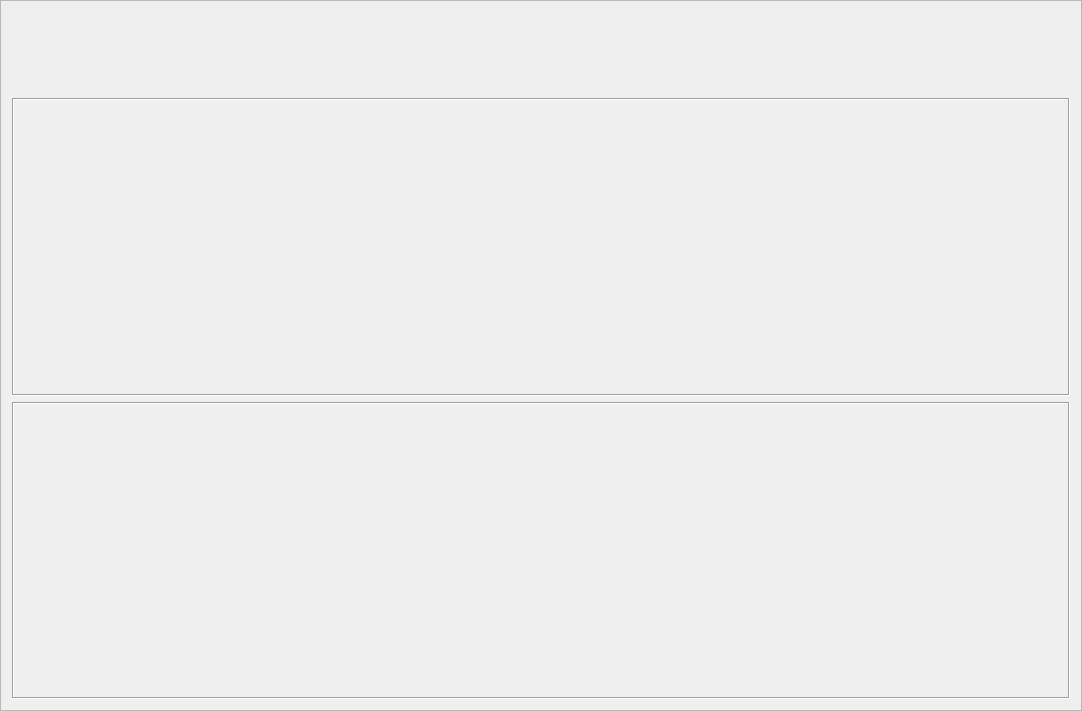
<?xml version="1.0" encoding="UTF-8"?>
<ui version="4.0">
 <class>StatisticsWindow</class>
 <widget class="QFrame" name="StatisticsWindow">
  <property name="geometry">
   <rect>
    <x>0</x>
    <y>0</y>
    <width>1082</width>
    <height>711</height>
   </rect>
  </property>
  <property name="minimumSize">
   <size>
    <width>1000</width>
    <height>350</height>
   </size>
  </property>
  <property name="windowTitle">
   <string>Statistics</string>
  </property>
  <property name="windowIcon">
   <iconset resource="../resources/resources.qrc">
    <normaloff>:/icons/sprint_timer.png</normaloff>:/icons/sprint_timer.png</iconset>
  </property>
  <property name="frameShape">
   <enum>QFrame::StyledPanel</enum>
  </property>
  <property name="frameShadow">
   <enum>QFrame::Raised</enum>
  </property>
  <layout class="QVBoxLayout" name="verticalLayout">
   <item>
    <widget class="qt_gui::DateRangePicker" name="dateRangePicker" native="true">
     <property name="sizePolicy">
      <sizepolicy hsizetype="Fixed" vsizetype="Fixed">
       <horstretch>0</horstretch>
       <verstretch>0</verstretch>
      </sizepolicy>
     </property>
     <property name="minimumSize">
      <size>
       <width>470</width>
       <height>80</height>
      </size>
     </property>
     <property name="sizeIncrement">
      <size>
       <width>0</width>
       <height>0</height>
      </size>
     </property>
    </widget>
   </item>
   <item>
    <widget class="qt_gui::DailyTimelineGraph" name="dailyTimelineGraph">
     <property name="sizePolicy">
      <sizepolicy hsizetype="MinimumExpanding" vsizetype="MinimumExpanding">
       <horstretch>0</horstretch>
       <verstretch>0</verstretch>
      </sizepolicy>
     </property>
     <property name="minimumSize">
      <size>
       <width>500</width>
       <height>120</height>
      </size>
     </property>
     <property name="frameShape">
      <enum>QFrame::Box</enum>
     </property>
     <property name="frameShadow">
      <enum>QFrame::Sunken</enum>
     </property>
    </widget>
   </item>
   <item>
    <widget class="QFrame" name="frame_2">
     <property name="sizePolicy">
      <sizepolicy hsizetype="MinimumExpanding" vsizetype="MinimumExpanding">
       <horstretch>0</horstretch>
       <verstretch>0</verstretch>
      </sizepolicy>
     </property>
     <property name="minimumSize">
      <size>
       <width>50</width>
       <height>150</height>
      </size>
     </property>
     <property name="maximumSize">
      <size>
       <width>16777215</width>
       <height>16777215</height>
      </size>
     </property>
     <property name="frameShape">
      <enum>QFrame::Box</enum>
     </property>
     <property name="frameShadow">
      <enum>QFrame::Sunken</enum>
     </property>
     <layout class="QHBoxLayout" name="horizontalLayout_2">
      <item>
       <layout class="QHBoxLayout" name="horizontalLayout" stretch="1,2,2">
        <item>
         <widget class="qt_gui::BestWorkdayWidget" name="bestWorkdayWidget" native="true">
          <property name="sizePolicy">
           <sizepolicy hsizetype="MinimumExpanding" vsizetype="MinimumExpanding">
            <horstretch>0</horstretch>
            <verstretch>0</verstretch>
           </sizepolicy>
          </property>
          <property name="minimumSize">
           <size>
            <width>100</width>
            <height>0</height>
           </size>
          </property>
         </widget>
        </item>
        <item>
         <widget class="qt_gui::DistributionDiagram" name="topTagDiagram" native="true">
          <property name="sizePolicy">
           <sizepolicy hsizetype="MinimumExpanding" vsizetype="MinimumExpanding">
            <horstretch>0</horstretch>
            <verstretch>0</verstretch>
           </sizepolicy>
          </property>
          <property name="minimumSize">
           <size>
            <width>200</width>
            <height>0</height>
           </size>
          </property>
         </widget>
        </item>
        <item>
         <widget class="qt_gui::BestWorktimeWidget" name="bestWorktimeWidget" native="true">
          <property name="sizePolicy">
           <sizepolicy hsizetype="MinimumExpanding" vsizetype="MinimumExpanding">
            <horstretch>0</horstretch>
            <verstretch>0</verstretch>
           </sizepolicy>
          </property>
          <property name="minimumSize">
           <size>
            <width>200</width>
            <height>0</height>
           </size>
          </property>
         </widget>
        </item>
       </layout>
      </item>
     </layout>
    </widget>
   </item>
  </layout>
 </widget>
 <customwidgets>
  <customwidget>
   <class>qt_gui::DateRangePicker</class>
   <extends>QWidget</extends>
   <header>src/widgets/DateRangePicker.h</header>
   <container>1</container>
  </customwidget>
  <customwidget>
   <class>qt_gui::DistributionDiagram</class>
   <extends>QWidget</extends>
   <header>src/widgets/DistributionDiagram.h</header>
   <container>1</container>
  </customwidget>
  <customwidget>
   <class>qt_gui::DailyTimelineGraph</class>
   <extends>QFrame</extends>
   <header>widgets/DailyTimelineGraph.h</header>
   <container>1</container>
  </customwidget>
  <customwidget>
   <class>qt_gui::BestWorkdayWidget</class>
   <extends>QWidget</extends>
   <header>widgets/BestWorkdayWidget.h</header>
   <container>1</container>
  </customwidget>
  <customwidget>
   <class>qt_gui::BestWorktimeWidget</class>
   <extends>QWidget</extends>
   <header>widgets/BestWorktimeWidget.h</header>
   <container>1</container>
  </customwidget>
 </customwidgets>
 <resources>
  <include location="../resources/resources.qrc"/>
 </resources>
 <connections/>
</ui>
